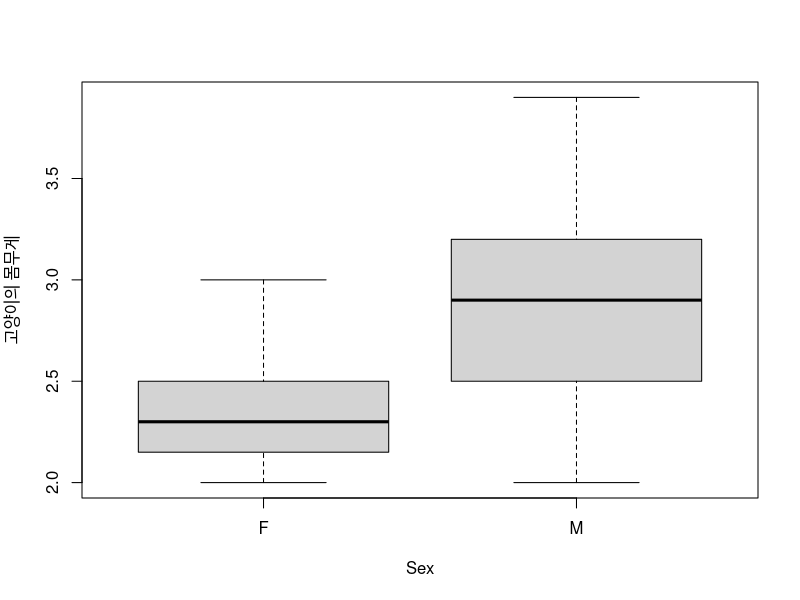
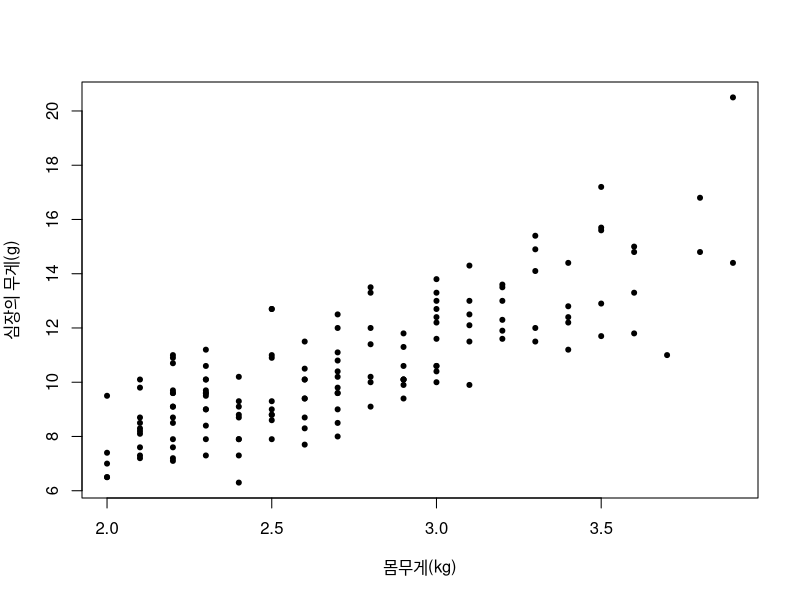
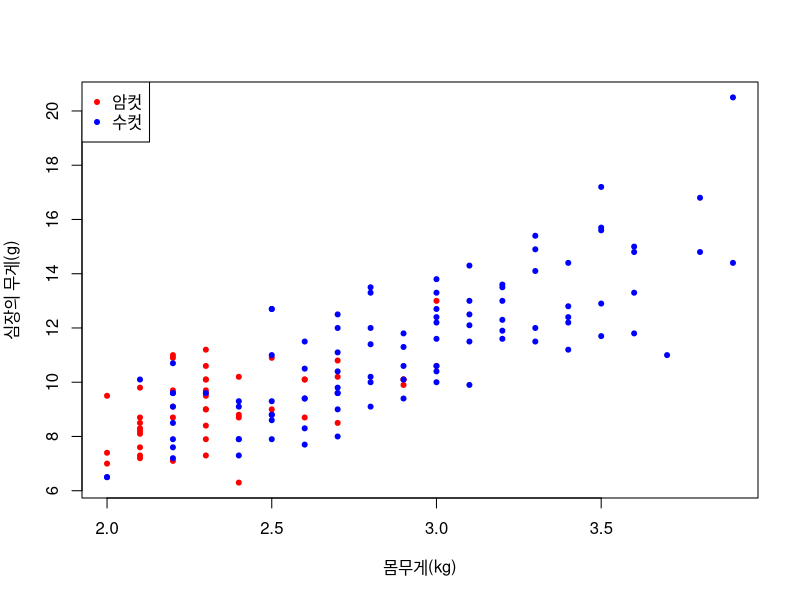
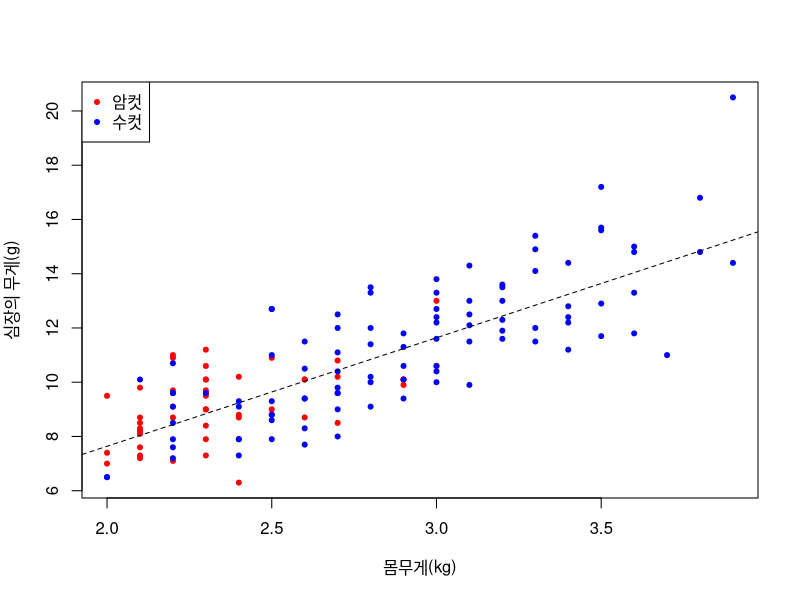

The R script that drew these images, in order:
## ---- chunk 1
knitr::opts_chunk$set(echo = TRUE)
## ---- chunk 2
library(MASS) #MASS 패키지를 로드
head(cats) #cats 데이타 프레임의 앞 줄 보기
## ---- chunk 3
nrow(cats)
## ---- chunk 4
mean(cats$Bwt) #몸무게의 평균
## ---- chunk 5
sd(cats$Bwt) #몸무게의 표준편차
## ---- chunk 6
mean(cats$Hwt) #고양이 심장무게 평균
## ---- chunk 7
sd(cats$Hwt) #고양이 심장 무개 표준편차
## ---- chunk 8
cats_f = subset(cats,Sex=="F")
cats_m = subset(cats,Sex=="M")

mean(cats_f$Bwt) #암컷 몸무게의 평균
sd(cats_f$Bwt) #암컷 몸무게의 표준편차
mean(cats_f$Hwt) #암컷 심장의 무게평균
sd(cats_f$Hwt) #암컷 심장의 표준편차
mean(cats_m$Bwt) #수컷 몸무게의 평균
sd(cats_m$Bwt) #수컷 몸무게의 표준편차
mean(cats_m$Hwt) #수컷 심장의 무게평균
sd(cats_m$Hwt) #수컷 심장의 표준편차

## ---- chunk 9
aggregate(Bwt~Sex,cats,mean) #암수별 몸무게의 평균
## ---- chunk 10
aggregate(Bwt~Sex, cats, sd)      # 암수별 몸무게의 표준편차
## ---- chunk 11
aggregate(Hwt~Sex, cats, mean)    # 암수별 심장의 무게평균
## ---- chunk 12
aggregate(Hwt~Sex, cats, sd)      # 암수별 심장의 무게 표준편차
## ---- chunk 13
boxplot(Bwt~Sex,cats,ylab="고양이의 몸무게")
## ---- chunk 14
plot(cats$Bwt, cats$Hwt, xlab="몸무게(kg)", ylab="심장의 무게(g)", pch=20)
## ---- chunk 15
plot(cats$Bwt, cats$Hwt, xlab="몸무게(kg)", ylab="심장의 무게(g)", 
    col=c("red", "blue")[cats$Sex], pch=20)
legend("topleft", legend = c("암컷","수컷"), col=c("red", "blue"), pch=20)
## ---- chunk 16
plot(cats$Bwt, cats$Hwt, xlab="몸무게(kg)", ylab="심장의 무게(g)", 
    col=c("red", "blue")[cats$Sex], pch=20)
legend("topleft", legend = c("암컷","수컷"), col=c("red", "blue"), pch=20)
abline(a=-0.36, b=4, lty=2)
